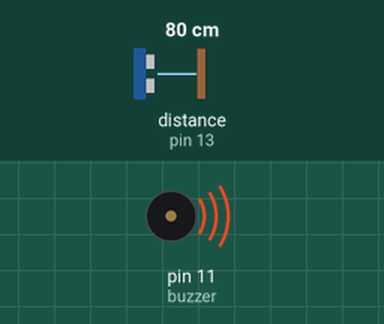
Recording of a sketch running on a simulated Arduino Uno, built with avr-gcc and run on an emulated ATmega328P. Parts: buzzer (waves = sounding). Wiring (inferred from the names in the program): ultrasonic range finder: trigger pin 12; echo pin 13. The test bench sets the inputs (shaded band); at power-on: distance to the obstacle (sensor on pin 13) 80 cm. The echo pulse lasts 58.3 µs per cm; what the sketch prints to the serial monitor is not drawn.

Above: at 1.2 s.
1.3 s: distance to the obstacle (sensor on pin 13) set to 84 cm
At 2.0 s:
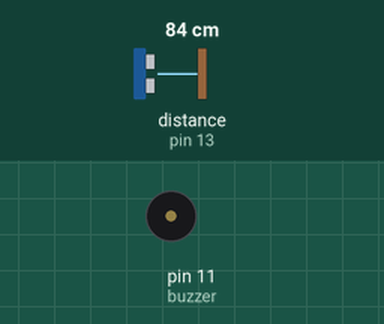
2.8 s: distance to the obstacle (sensor on pin 13) set to 2 cm
At 4.0 s:
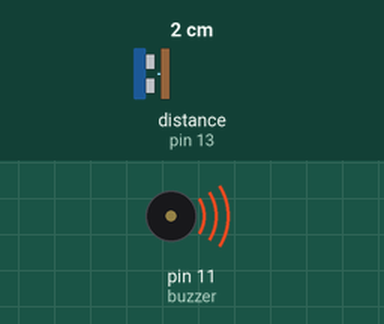
4.3 s: distance to the obstacle (sensor on pin 13) set to 120 cm
At 4.8 s:
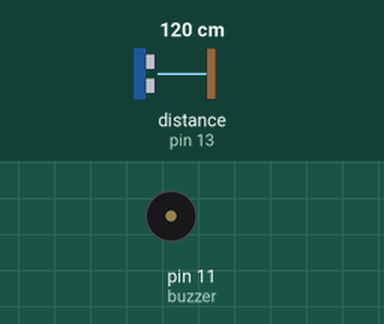
Timing chart, 0 to 7.3 s (numbered marks = the images above; inputs shaded):
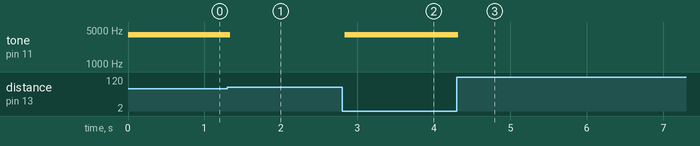

Measured:
- the behaviour switches between 81 and 82 cm on distance to the obstacle (sensor on pin 13) (found by bisection; images 0 and 1)
- after the input at 1.3 s, tone on pin 11 (buzzer): 4000 Hz → silent at once
- after the input at 2.8 s, tone on pin 11 (buzzer): silent → 4000 Hz at once
- after the input at 4.3 s, tone on pin 11 (buzzer): 4000 Hz → silent at once

The sketch:

ultrasonicBuzzer.ino
```cpp
#define trigPin 12
#define echoPin 13
#define buzzer 11

//Max distance the sensor will make sound (in centimeters)
int maxDistance = 80;
int frequency = 0;


void setup() {
  Serial.begin (9600);
  pinMode(trigPin, OUTPUT);
  pinMode(echoPin, INPUT);
}


//Calculates the distance in cm
int calculateDistance() {
  long duration, distance;
  digitalWrite(trigPin, LOW);
  delayMicroseconds(2);
  digitalWrite(trigPin, HIGH);
  delayMicroseconds(10);
  digitalWrite(trigPin, LOW);
  duration = pulseIn(echoPin, HIGH);
  distance = (duration/2) / 29.1;
  return distance;
}


void loop() {
  int distance = calculateDistance();

  frequency = (maxDistance * 50);

  Serial.println(frequency);

    if (distance <= 80) {
      tone(buzzer, frequency);
    }

    else {
      noTone(buzzer);
    }

    delay(50);
 }
```
